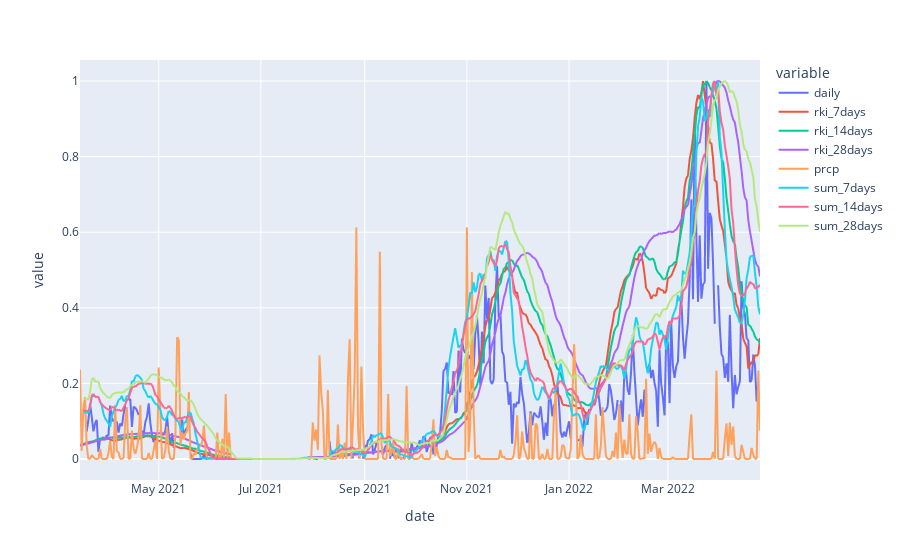

The cell this chart's notebook holds for it:
### Code cell
import pandas as pd
import numpy as np
from matplotlib import pyplot as plt
from sklearn.linear_model import LinearRegression
from plotly import express as px

abw = pd.read_csv(
    "~/user/Downloads/20220502_142656.csv", parse_dates=True
).rename(columns={"Abwasser Täglich": "daily", "__timestamp": "date"}).set_index("date").filter(("daily",)).loc["2021-03-15":]
abw.index = pd.to_datetime(abw.index)
abw.index = abw.index.strftime("%Y-%m-%d")

wet = pd.read_csv("Wetter_Dresden_seit2021.csv").set_index("date").filter(("prcp",))

# rki
rki = pd.read_csv("Dresden_RKI_data.csv").set_index("Refdatum")
rki.rename(columns={"rki_7tage": "rki_7days", "rki_14tage": "rki_14days", "rki_28tage": "rki_28days"}, inplace=True)

# join
df = abw.join(rki).join(wet)
df = df.dropna()
df.index = pd.to_datetime(df.index)
df = df.asfreq("D")

# handle precipitation
df[f"daily"] = df.loc[df.prcp < 5, f"daily"]
# df = df.interpolate("time", axis=0)
df["sum_7days"] = df["daily"].rolling(7, min_periods=1, closed="left").mean() * 7
df["sum_14days"] = df["daily"].rolling(14, min_periods=1, closed="left").mean() * 7
df["sum_28days"] = df["daily"].rolling(28, min_periods=1, closed="left").mean() * 7

# style = {f"rki_{k}days": "k--" for k in (7, 14, 28)}
# style.update({k: "r" for k in ("sum_7days", "sum_14days", "sum_28days", "daily")})
# df.plot(figsize=(20,6), secondary_y=("sum_7days", "sum_14days", "sum_28days", "daily"), style=style)
# plt.savefig("verlauf.png")
# plt.show()
# px.line(df)
px.line(df/df.max())
# px.line(df, log_y=True)
# variants

### Figure 1 — Plotly figure (JSON) as saved in the notebook; plotly's stock layout.template omitted (floating-point values rounded to 4 significant figures; data arrays with more than 128 entries replaced by an {"elided": "..."} marker saying what was removed)
{"data": [{"hovertemplate": "variable=daily<br>date=%{x}<br>value=%{y}<extra></extra>", "legendgroup": "daily", "line": {"color": "#636efa", "dash": "solid"}, "marker": {"symbol": "circle"}, "mode": "lines", "name": "daily", "showlegend": true, "type": "scattergl", "x": {"elided": "407 str values"}, "xaxis": "x", "y": {"elided": "407 float values"}, "yaxis": "y"}, {"hovertemplate": "variable=rki_7days<br>date=%{x}<br>value=%{y}<extra></extra>", "legendgroup": "rki_7days", "line": {"color": "#EF553B", "dash": "solid"}, "marker": {"symbol": "circle"}, "mode": "lines", "name": "rki_7days", "showlegend": true, "type": "scattergl", "x": {"elided": "407 str values"}, "xaxis": "x", "y": {"elided": "407 float values"}, "yaxis": "y"}, {"hovertemplate": "variable=rki_14days<br>date=%{x}<br>value=%{y}<extra></extra>", "legendgroup": "rki_14days", "line": {"color": "#00cc96", "dash": "solid"}, "marker": {"symbol": "circle"}, "mode": "lines", "name": "rki_14days", "showlegend": true, "type": "scattergl", "x": {"elided": "407 str values"}, "xaxis": "x", "y": {"elided": "407 float values"}, "yaxis": "y"}, {"hovertemplate": "variable=rki_28days<br>date=%{x}<br>value=%{y}<extra></extra>", "legendgroup": "rki_28days", "line": {"color": "#ab63fa", "dash": "solid"}, "marker": {"symbol": "circle"}, "mode": "lines", "name": "rki_28days", "showlegend": true, "type": "scattergl", "x": {"elided": "407 str values"}, "xaxis": "x", "y": {"elided": "407 float values"}, "yaxis": "y"}, {"hovertemplate": "variable=prcp<br>date=%{x}<br>value=%{y}<extra></extra>", "legendgroup": "prcp", "line": {"color": "#FFA15A", "dash": "solid"}, "marker": {"symbol": "circle"}, "mode": "lines", "name": "prcp", "showlegend": true, "type": "scattergl", "x": {"elided": "407 str values"}, "xaxis": "x", "y": {"elided": "407 float values"}, "yaxis": "y"}, {"hovertemplate": "variable=sum_7days<br>date=%{x}<br>value=%{y}<extra></extra>", "legendgroup": "sum_7days", "line": {"color": "#19d3f3", "dash": "solid"}, "marker": {"symbol": "circle"}, "mode": "lines", "name": "sum_7days", "showlegend": true, "type": "scattergl", "x": {"elided": "407 str values"}, "xaxis": "x", "y": {"elided": "407 float values"}, "yaxis": "y"}, {"hovertemplate": "variable=sum_14days<br>date=%{x}<br>value=%{y}<extra></extra>", "legendgroup": "sum_14days", "line": {"color": "#FF6692", "dash": "solid"}, "marker": {"symbol": "circle"}, "mode": "lines", "name": "sum_14days", "showlegend": true, "type": "scattergl", "x": {"elided": "407 str values"}, "xaxis": "x", "y": {"elided": "407 float values"}, "yaxis": "y"}, {"hovertemplate": "variable=sum_28days<br>date=%{x}<br>value=%{y}<extra></extra>", "legendgroup": "sum_28days", "line": {"color": "#B6E880", "dash": "solid"}, "marker": {"symbol": "circle"}, "mode": "lines", "name": "sum_28days", "showlegend": true, "type": "scattergl", "x": {"elided": "407 str values"}, "xaxis": "x", "y": {"elided": "407 float values"}, "yaxis": "y"}], "layout": {"legend": {"title": {"text": "variable"}, "tracegroupgap": 0}, "margin": {"t": 60}, "xaxis": {"anchor": "y", "domain": [0, 1], "title": {"text": "date"}}, "yaxis": {"anchor": "x", "domain": [0, 1], "title": {"text": "value"}}}}
